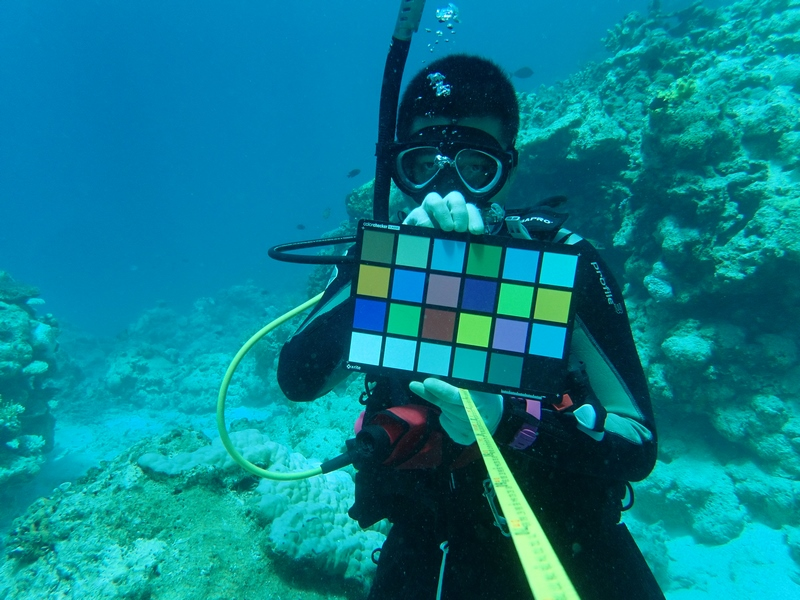
#> input picture P5190974.jpg, 800 x 600 px
$ python -i cbe.py   (imports and definitions only)
#> lines starting #> are read from the running program, lines starting #| are printed output that depends on the picture; after the words box and inside, x2 and y2 are one past the last pixel; in counts of white or black regions, pixels touching at a corner belong together
#> further down, picture is the input picture: shape (600, 800, 3); mean B, G, R 142.2, 126.3, 8.1
#----------------------------------------------------#
#   cbe.py: ColorBoard Extraction
#   用於將色板提取出來測試
#----------------------------------------------------#

import cv2
import numpy as np
import matplotlib.pyplot as plt

# ---------------------------------邊緣檢測--------------------------------- #

#----------------------------------------------------#
#   find_edge_of_colorboard
#   尋找色板邊緣，用於透視校正。
#----------------------------------------------------#
def find_edge_of_colorboard(im, display = 1):
    # cv2.imshow(im)

    # 圖片轉為灰階
#> called with display = 1
    img_gray = cv2.cvtColor(im, cv2.COLOR_BGR2GRAY)
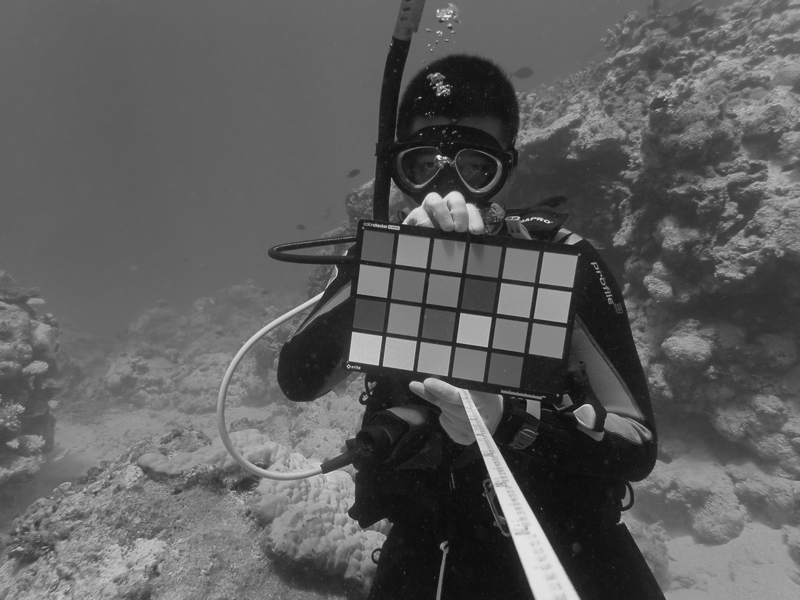
#> img_gray: shape (600, 800); min 11, max 239, mean 92.7
    # cv2.imshow(img_gray)

    # 高斯濾波
    blurred = cv2.GaussianBlur(img_gray, (5, 5), 0)

    # 將圖片進行邊緣檢測
    edges = cv2.Canny(blurred, 110, 250)
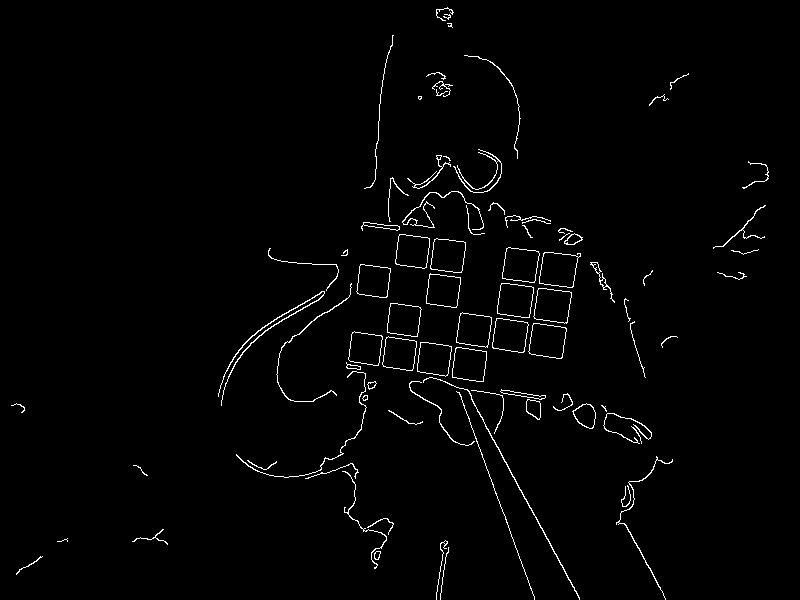
#> edges: shape (600, 800); 1.6% white in thin lines or dots

    # 尋找輪廓
    contours, _ = cv2.findContours(edges, cv2.RETR_TREE, cv2.CHAIN_APPROX_SIMPLE)
#> contours = 114 contours, 50 with area under 20; largest, box (x1, y1, x2, y2) and area: (539, 252, 581, 288) 1102, (539, 252, 579, 288) 1096, (528, 323, 567, 359) 1056, (533, 288, 572, 324) 1055, (533, 288, 572, 324) 1052

    # 遍歷所有輪廓
    rect_points = []  # 紀錄矩形的頂點
    for contour in contours:
        # 將輪廓近似成矩形
        approx = cv2.approxPolyDP(contour, 0.01*cv2.arcLength(contour, True), True)

        # 如果矩形的頂點數為4，就畫出矩形
        if len(approx) == 4:
            cv2.drawContours(im, [approx], 0, (0, 255, 0), 2)
            point = []
            for point in approx:
                rect_points.append((point[0][0], point[0][1]))
                cv2.circle(im, (point[0][0], point[0][1]), 5, (0, 0, 255), -1)
#> this loop made 114 passes
#> approx on passes 6, 28, 35, 39, 41, 48, 53, 55, 59: [[445, 540], [447, 542], [445, 544], [443, 542]], [[456, 391], [534, 599]], [[424, 379], [469, 392], [579, 599], [469, 391]], [[456, 347], [452, 377], [483, 381], [486, 351]], [[420, 342], [417, 371], [447, 375], [451, 346]], [[533, 323], [529, 353], [561, 358], [566, 328]], [[460, 313], [456, 342], [487, 347], [491, 317]], [[390, 303], [387, 332], [417, 336], [420, 307]], [[538, 288], [534, 318], [566, 323], [571, 292]]
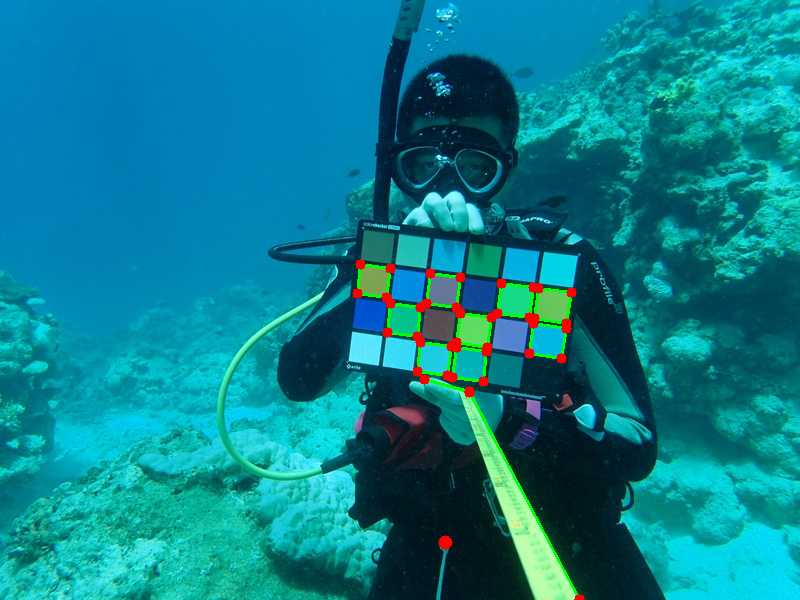
#> im: shape (600, 800, 3); 1.22% of pixels changed, all inside (x1, y1, x2, y2) = (352, 259, 585, 600)
#> after the loop, rect_points = 44 pairs, first value 357 to 579, second value 264 to 599

    # 是否顯示結果
    if display == 1:
      cv2.imshow('find_corners',im)

    return rect_points

# ---------------------------------透視校正--------------------------------- #

#----------------------------------------------------#
#   unwarp
#   影像映射、展平。
#----------------------------------------------------#
# [107 lines left out: functions unwarp, perspective_correction, find_rotation_marker, rotate, not called in this run]

>>> import cv2
>>> picture = cv2.imread('../P5190974.jpg')
>>> result = find_edge_of_colorboard(picture)
#> result has the same summary as rect_points in find_edge_of_colorboard
